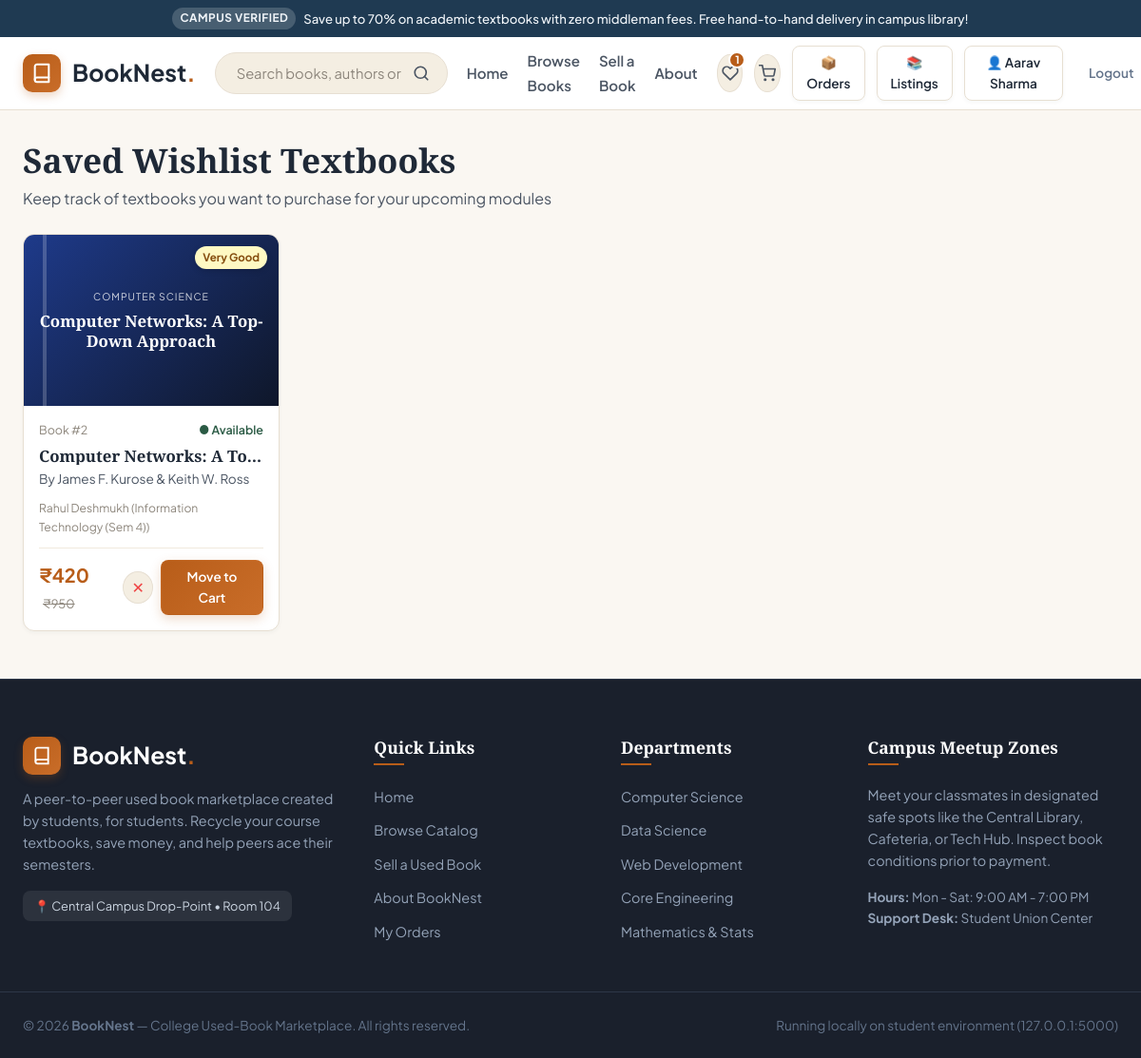
Page /wishlist (signed in) on the committed database.
### tables this page shows
CREATE TABLE users (
        id INTEGER PRIMARY KEY AUTOINCREMENT,
        username TEXT UNIQUE NOT NULL,
        email TEXT UNIQUE NOT NULL,
        password_hash TEXT NOT NULL,
        password_plain TEXT NOT NULL,
        full_name TEXT NOT NULL,
        department TEXT DEFAULT 'Computer Science',
        created_at TIMESTAMP DEFAULT CURRENT_TIMESTAMP
    );

CREATE TABLE books (
        id INTEGER PRIMARY KEY AUTOINCREMENT,
        seller_id INTEGER NOT NULL,
        title TEXT NOT NULL,
        author TEXT NOT NULL,
        category TEXT NOT NULL,
        description TEXT,
        price INTEGER NOT NULL,
        original_price INTEGER NOT NULL,
        condition TEXT NOT NULL,
        condition_slug TEXT NOT NULL,
        cover_theme TEXT NOT NULL,
        is_available INTEGER DEFAULT 1,
        is_popular INTEGER DEFAULT 0,
        created_at TIMESTAMP DEFAULT CURRENT_TIMESTAMP,
        FOREIGN KEY(seller_id) REFERENCES users(id) ON DELETE CASCADE
    );

### app.py (the view)
@app.route('/wishlist')
def wishlist():
    if 'user_id' not in session:
        flash("Please log in to view your wishlist.", "warning")
        return redirect(url_for('login'))
    conn = get_db()
    cursor = conn.cursor()
    cursor.execute("""
    SELECT b.*, u.full_name as seller_name, u.department as seller_dept
    FROM wishlist w
    JOIN books b ON w.book_id = b.id
    JOIN users u ON b.seller_id = u.id
    WHERE w.user_id = ?
    ORDER BY w.id DESC;
    """, (session['user_id'],))
    wishlist_books = cursor.fetchall()
    conn.close()
    return render_template('wishlist.html', books=wishlist_books)

### app.py (called while the page is built)
def get_db():
    conn = sqlite3.connect(DB_PATH)
    conn.row_factory = sqlite3.Row
    conn.execute("PRAGMA foreign_keys = ON;")
    return conn

@app.context_processor
def inject_global_data():
    user_id = session.get('user_id')
    cart_count = 0
    wishlist_count = 0
    current_user = None
    if user_id:
        conn = get_db()
        cursor = conn.cursor()
        cursor.execute("SELECT * FROM users WHERE id = ?", (user_id,))
        current_user = cursor.fetchone()
        cursor.execute("SELECT SUM(quantity) FROM cart WHERE user_id = ?", (user_id,))
        res = cursor.fetchone()[0]
        cart_count = res if res else 0
        cursor.execute("SELECT COUNT(*) FROM wishlist WHERE user_id = ?", (user_id,))
        wishlist_count = cursor.fetchone()[0]
        conn.close()
    return {
        "cart_count": cart_count,
        "wishlist_count": wishlist_count,
        "current_user": current_user,
        "SECURITY_DEMO_MODE": SECURITY_DEMO_MODE,
    }

### templates/wishlist.html (shortened to what this page needs)
{% extends "base.html" %}
{% block content %}
<section class="section" style="padding-top: 30px;">
  <div class="container">
    <div style="margin-bottom: 24px;">
      <h1 style="font-size: 2.2rem; margin-bottom: 6px;">Saved Wishlist Textbooks</h1>
      <p style="color: var(--text-secondary);">Keep track of textbooks you want to purchase for your upcoming modules</p>
    </div>
    {% if books %}
      <div class="books-grid">
        {% for book in books %}
          <div class="book-card">
            <div class="book-card-cover cover-{{ book.cover_theme }}">
              <span class="book-condition-badge badge-{{ book.condition_slug }}">
                {{ book.condition }}
              </span>
              <div class="book-cover-text">
                <div class="cat">{{ book.category }}</div>
                <div class="tit">{{ book.title }}</div>
              </div>
            </div>
            <div class="book-card-body">
              <div class="book-meta-top">
                <span>Book #{{ book.id }}</span>
                <span style="color: var(--accent-forest); font-weight: 600;">● Available</span>
              </div>
              <h3 class="book-card-title">{{ book.title }}</h3>
              <div class="book-card-author">By {{ book.author }}</div>
              <div class="book-seller-info">
                <span>{{ book.seller_name }} ({{ book.seller_dept }})</span>
              </div>
              <div class="book-card-footer">
                <div class="book-price-box">
                  <span class="price">₹{{ book.price }}</span>
                  <span class="mrp">₹{{ book.original_price }}</span>
                </div>
                <div class="book-actions">
                  <a href="{{ url_for('wishlist_remove', book_id=book.id) }}" class="icon-btn" title="Remove from Wishlist" style="width: 34px; height: 34px; color: #ef4444;">
                    ✕
                  </a>
                  <a href="{{ url_for('cart_add', book_id=book.id) }}" class="btn btn-primary btn-sm">
                    Move to Cart
                  </a>
                </div>
              </div>
            </div>
          </div>
        {% endfor %}
      </div>
    {% endif %}
  </div>
</section>
{% endblock %}

### templates/base.html (shortened to what this page needs)
<!DOCTYPE html>
<html lang="en">
<head>
  <link rel="stylesheet" href="{{ url_for('static', filename='css/style.css') }}">
</head>
<body>
  <div class="top-notice-bar">
    <span class="pill">Campus Verified</span>
    <span>Save up to 70% on academic textbooks with zero middleman fees. Free hand-to-hand delivery in campus library!</span>
  </div>
  <header class="site-header">
    <div class="container">
      <div class="header-inner">
        <a href="{{ url_for('index') }}" class="brand-logo" id="nav-brand-logo">
          <div class="brand-logo-icon">
            <svg width="22" height="22" viewBox="0 0 24 24" fill="none" stroke="currentColor" stroke-width="2.2" stroke-linecap="round" stroke-linejoin="round">
              <path d="M4 19.5A2.5 2.5 0 0 1 6.5 17H20"></path>
              <path d="M6.5 2H20v20H6.5A2.5 2.5 0 0 1 4 19.5v-15A2.5 2.5 0 0 1 6.5 2z"></path>
            </svg>
          </div>
          <span>BookNest<span class="dot">.</span></span>
        </a>
        <div class="header-search">
          <form action="{{ url_for('browse') }}" method="GET">
            <input type="text" name="q" placeholder="Search books, authors or subjects..." value="{{ search_query if search_query else '' }}" autocomplete="off" id="global-search-input">
            <button type="submit" title="Search Books" id="btn-search-submit">
              <svg width="18" height="18" viewBox="0 0 24 24" fill="none" stroke="currentColor" stroke-width="2.2" stroke-linecap="round" stroke-linejoin="round">
                <circle cx="11" cy="11" r="8"></circle>
                <line x1="21" y1="21" x2="16.65" y2="16.65"></line>
              </svg>
            </button>
          </form>
        </div>
        <nav>
          <ul class="nav-links">
            <li><a href="{{ url_for('index') }}" class="{% if request.path == '/' %}active{% endif %}">Home</a></li>
            <li><a href="{{ url_for('browse') }}" class="{% if '/browse' in request.path %}active{% endif %}">Browse Books</a></li>
            <li><a href="{{ url_for('sell') }}" class="{% if '/sell' in request.path %}active{% endif %}">Sell a Book</a></li>
            <li><a href="{{ url_for('about') }}" class="{% if '/about' in request.path %}active{% endif %}">About</a></li>
          </ul>
        </nav>
        <div class="nav-actions">
          <a href="{{ url_for('wishlist') }}" class="icon-btn" title="My Wishlist" id="nav-wishlist-link">
            <svg width="18" height="18" viewBox="0 0 24 24" fill="none" stroke="currentColor" stroke-width="2.2" stroke-linecap="round" stroke-linejoin="round">
              <path d="M20.84 4.61a5.5 5.5 0 0 0-7.78 0L12 5.67l-1.06-1.06a5.5 5.5 0 0 0-7.78 7.78l1.06 1.06L12 21.23l7.78-7.78 1.06-1.06a5.5 5.5 0 0 0 0-7.78z"></path>
            </svg>
            {% if wishlist_count > 0 %}
              <span class="badge-count">{{ wishlist_count }}</span>
            {% endif %}
          </a>
          <a href="{{ url_for('cart') }}" class="icon-btn" title="My Cart" id="nav-cart-link">
            <svg width="18" height="18" viewBox="0 0 24 24" fill="none" stroke="currentColor" stroke-width="2.2" stroke-linecap="round" stroke-linejoin="round">
              <circle cx="9" cy="21" r="1"></circle>
              <circle cx="20" cy="21" r="1"></circle>
              <path d="M1 1h4l2.68 13.39a2 2 0 0 0 2 1.61h9.72a2 2 0 0 0 2-1.61L23 6H6"></path>
            </svg>
          </a>
          {% if session.get('user_id') %}
            <a href="{{ url_for('orders') }}" class="btn btn-secondary btn-sm" title="My Orders" id="nav-orders-btn">
              📦 Orders
            </a>
            <a href="{{ url_for('seller_dashboard') }}" class="btn btn-secondary btn-sm" title="Seller Dashboard" id="nav-seller-btn">
              📚 Listings
            </a>
            <a href="{{ url_for('profile') }}" class="btn btn-secondary btn-sm" id="nav-profile-btn">
              👤 {{ session.get('user_name', 'Student') }}
            </a>
            <a href="{{ url_for('logout') }}" class="btn btn-sm" style="color: #64748b;" id="nav-logout-btn">Logout</a>
          {% else %}
            <a href="{{ url_for('login') }}" class="btn btn-secondary btn-sm" id="nav-login-btn">Login</a>
            <a href="{{ url_for('register') }}" class="btn btn-primary btn-sm" id="nav-register-btn">Register</a>
          {% endif %}
        </div>
      </div>
    </div>
  </header>
  <main>
    {% block content %}{% endblock %}
  </main>
  <footer class="site-footer">
    <div class="footer-top">
      <div class="container">
        <div class="footer-grid">
          <div class="footer-col">
            <div class="brand-logo" style="color: white; margin-bottom: 14px;">
              <div class="brand-logo-icon">
                <svg width="20" height="20" viewBox="0 0 24 24" fill="none" stroke="currentColor" stroke-width="2.2">
                  <path d="M4 19.5A2.5 2.5 0 0 1 6.5 17H20"></path>
                  <path d="M6.5 2H20v20H6.5A2.5 2.5 0 0 1 4 19.5v-15A2.5 2.5 0 0 1 6.5 2z"></path>
                </svg>
              </div>
              <span>BookNest<span style="color: var(--primary);">.</span></span>
            </div>
            <p>
              A peer-to-peer used book marketplace created by students, for students. Recycle your course textbooks, save money, and help peers ace their semesters.
            </p>
            <div class="footer-badge">
              📍 Central Campus Drop-Point • Room 104
            </div>
          </div>
          <div class="footer-col">
            <h4>Quick Links</h4>
            <ul class="footer-links">
              <li><a href="{{ url_for('index') }}">Home</a></li>
              <li><a href="{{ url_for('browse') }}">Browse Catalog</a></li>
              <li><a href="{{ url_for('sell') }}">Sell a Used Book</a></li>
              <li><a href="{{ url_for('about') }}">About BookNest</a></li>
              <li><a href="{{ url_for('orders') }}">My Orders</a></li>
            </ul>
          </div>
          <div class="footer-col">
            <h4>Departments</h4>
            <ul class="footer-links">
              <li><a href="{{ url_for('browse', category='Computer Science') }}">Computer Science</a></li>
              <li><a href="{{ url_for('browse', category='Data Science') }}">Data Science</a></li>
              <li><a href="{{ url_for('browse', category='Web Development') }}">Web Development</a></li>
              <li><a href="{{ url_for('browse', category='Engineering') }}">Core Engineering</a></li>
              <li><a href="{{ url_for('browse', category='Mathematics') }}">Mathematics & Stats</a></li>
            </ul>
          </div>
          <div class="footer-col">
            <h4>Campus Meetup Zones</h4>
            <p>
              Meet your classmates in designated safe spots like the Central Library, Cafeteria, or Tech Hub. Inspect book conditions prior to payment.
            </p>
            <div style="font-size: 0.85rem; color: #94a3b8;">
              <strong>Hours:</strong> Mon - Sat: 9:00 AM - 7:00 PM<br>
              <strong>Support Desk:</strong> Student Union Center
            </div>
          </div>
        </div>
      </div>
    </div>
    <div class="footer-bottom">
      <div class="container" style="display: flex; justify-content: space-between; align-items: center;">
        <div>
          &copy; 2026 <strong>BookNest</strong> — College Used-Book Marketplace. All rights reserved.
        </div>
        <div>
          Running locally on student environment (127.0.0.1:5000)
        </div>
      </div>
    </div>
  </footer>
</body>
</html>

### rows in the picture
users: get "Aarav Sharma"
books: condition "Very Good", category "COMPUTER SCIENCE", title "Computer Networks: A Top-Down Approach", id "2", title "Computer Networks:…", author "James F. Kurose & Keith W. Ross", seller_name "Rahul Deshmukh", seller_dept "Information Technology (Sem 4)", price "420", original_price "950"

### other values in the picture
{{ wishlist_count }} "1"
